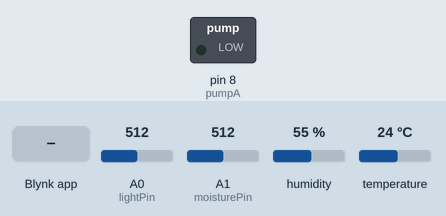
Recording of a sketch running on a simulated Arduino Uno, built for the host (arithmetic inside an expression is 32-bit, double 64-bit). Parts: switched loads named in the sketch (green lamp = pin HIGH). The inputs (shaded band) are chosen by the test bench; at power-on: A0 (lightPin) = 512, A1 (moisturePin) = 512, humidity 55 %, temperature 24 °C. WiFi joins after 1.5 s; servers stay silent unless stated.

Above: at 3.0 s.
3.1 s: Blynk app writes 1 to V0
At 4.1 s:
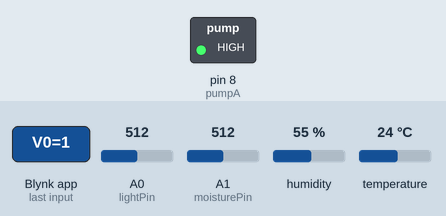
4.6 s: Blynk app writes 0 to V0
At 5.2 s:
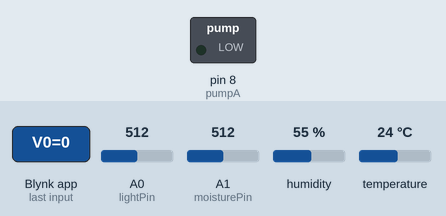
Timing chart, 0 to 7.6 s (numbered marks = the images above; inputs shaded):
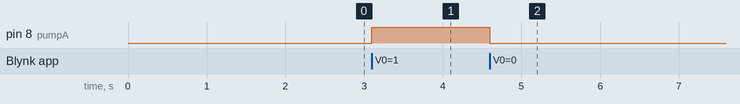

The sketch:

6.plant_monitoring.ino
```cpp
// Template ID, Device Name and Auth Token are provided by the Blynk.Cloud
// See the Device Info tab, or Template settings
#define BLYNK_TEMPLATE_ID "xxxx"
#define BLYNK_DEVICE_NAME "Quickstart Template"
#define BLYNK_AUTH_TOKEN "xxxxxxxx"

// Comment this out to disable prints and save space
#define BLYNK_PRINT Serial

#include <ESP8266_Lib.h>
#include <BlynkSimpleShieldEsp8266.h>

char auth[] = BLYNK_AUTH_TOKEN;

// Your WiFi credentials.
// Set password to "" for open networks.
char ssid[] = "ssid";
char pass[] = "pass";

// Hardware Serial on Mega, Leonardo, Micro...
// #define EspSerial Serial1

// or Software Serial on Uno, Nano...
#include <SoftwareSerial.h>
SoftwareSerial EspSerial(2, 3); // RX, TX

// Your ESP8266 baud rate:
#define ESP8266_BAUD 115200

ESP8266 wifi(&EspSerial);

#include "DHT.h"

#define DHTPIN 4       // Set the pin connected to the DHT11 data pin
#define DHTTYPE DHT11  // DHT 11

DHT dht(DHTPIN, DHTTYPE);

#define lightPin A0
#define moisturePin A1
#define pumpA 8

float humidity = 0;
float temperature = 0;

BlynkTimer timer;

BLYNK_WRITE(V0) {
  if (param.asInt() == 1) {
    digitalWrite(pumpA, HIGH);
  } else {
    digitalWrite(pumpA, LOW);
  }
}

int readMoisture() {
  return analogRead(moisturePin);
}

int readLight() {
  return analogRead(lightPin);
}

bool readDHT() {

  // Reading temperature or humidity takes about 250 milliseconds!
  // Sensor readings may also be up to 2 seconds 'old' (it's a very slow sensor)
  humidity = dht.readHumidity();
  // Read temperature as Celsius (the default)
  temperature = dht.readTemperature();

  // Check if any reads failed and exit early (to try again).
  if (isnan(humidity) || isnan(temperature)) {
    Serial.println("Failed to read from DHT sensor!");
    return false;
  }
  return true;
}

void myTimerEvent() {
  bool chk = readDHT();
  int light = readLight();
  int moisture = readMoisture();
  if (chk) {
    Blynk.virtualWrite(V4, humidity);
    Blynk.virtualWrite(V5, temperature);
  }
  Blynk.virtualWrite(V6, light);
  Blynk.virtualWrite(V7, moisture);
}

void setup() {
  // Debug console
  Serial.begin(115200);

  dht.begin();

  // Set ESP8266 baud rate
  EspSerial.begin(ESP8266_BAUD);
  delay(10);

  Blynk.begin(auth, wifi, ssid, pass);
  // You can also specify server:
  //Blynk.begin(auth, wifi, ssid, pass, "blynk.cloud", 80);
  //Blynk.begin(auth, wifi, ssid, pass, IPAddress(192,168,1,100), 8080);

  timer.setInterval(1000L, myTimerEvent);

  pinMode(pumpA, OUTPUT);
}

void loop() {
  Blynk.run();
  timer.run();  // Initiates BlynkTimer
}
```

Measured:
- after the input at 3.1 s, pin 8 (pumpA): LOW → HIGH at once
- after the input at 4.6 s, pin 8 (pumpA): HIGH → LOW at once
